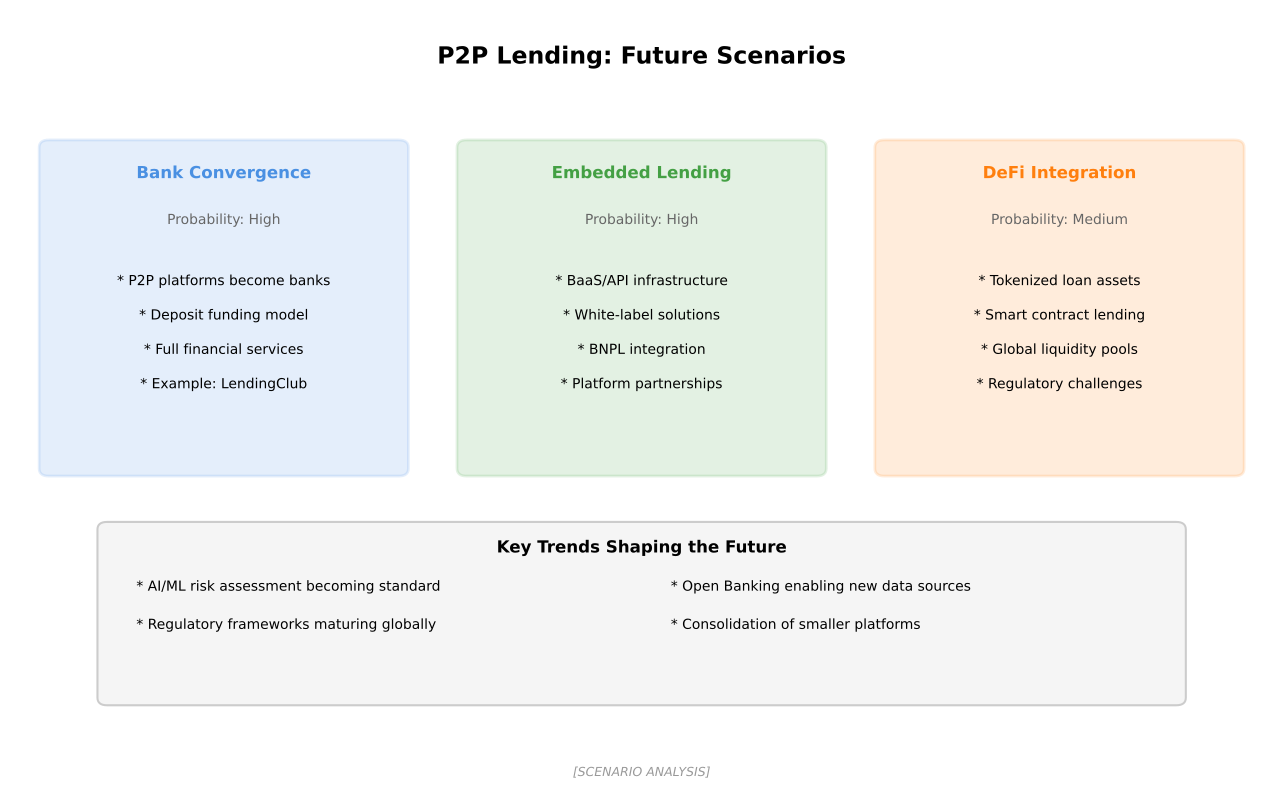

Reproduce this figure in Python.
"""
P2P Lending Future Scenarios
Shows potential future directions for P2P lending

Output: p2p_future_scenarios.pdf
Module: module_01_fintech
Lesson: 7 - P2P Lending
"""

from pathlib import Path
import matplotlib.pyplot as plt
import matplotlib.patches as mpatches
import numpy as np

CHART_METADATA = {
    'title': 'P2P Future Scenarios',
    'module': 'module_01_fintech',
    'lesson': 7,
    'url': 'https://github.com/Digital-AI-Finance/digital-finance/tree/main/module_01_fintech/figures/p2p_future_scenarios'
}

plt.rcParams.update({
    'font.size': 12,
    'axes.labelsize': 12,
})

def create_chart():
    """Create P2P future scenarios diagram"""
    fig, ax = plt.subplots(figsize=(13, 8))
    ax.set_xlim(0, 13)
    ax.set_ylim(0, 10)
    ax.axis('off')

    # Title
    ax.text(6.5, 9.3, 'P2P Lending: Future Scenarios', fontsize=17, fontweight='bold', ha='center')

    # Scenarios
    scenarios = [
        {
            'name': 'Bank Convergence',
            'x': 2.2, 'y': 6,
            'color': '#4A90E2',
            'prob': 'High',
            'details': ['P2P platforms become banks', 'Deposit funding model',
                       'Full financial services', 'Example: LendingClub'],
        },
        {
            'name': 'Embedded Lending',
            'x': 6.5, 'y': 6,
            'color': '#44A044',
            'prob': 'High',
            'details': ['BaaS/API infrastructure', 'White-label solutions',
                       'BNPL integration', 'Platform partnerships'],
        },
        {
            'name': 'DeFi Integration',
            'x': 10.8, 'y': 6,
            'color': '#FF7F0E',
            'prob': 'Medium',
            'details': ['Tokenized loan assets', 'Smart contract lending',
                       'Global liquidity pools', 'Regulatory challenges'],
        },
    ]

    for scenario in scenarios:
        # Box
        box = mpatches.FancyBboxPatch((scenario['x']-1.8, scenario['y']-2), 3.6, 4.2,
                                       boxstyle='round,pad=0.1',
                                       facecolor=scenario['color'], alpha=0.15,
                                       edgecolor=scenario['color'], lw=2)
        ax.add_patch(box)
        ax.text(scenario['x'], scenario['y']+1.8, scenario['name'], ha='center',
               fontsize=12, fontweight='bold', color=scenario['color'])
        ax.text(scenario['x'], scenario['y']+1.2, f"Probability: {scenario['prob']}", ha='center',
               fontsize=10, color='#666666')

        for i, detail in enumerate(scenario['details']):
            ax.text(scenario['x'], scenario['y']+0.4-i*0.45, f'* {detail}', ha='center', fontsize=10)

    # Key trends
    trends_box = mpatches.FancyBboxPatch((1, 1), 11, 2.2, boxstyle='round,pad=0.1',
                                          facecolor='#F5F5F5', edgecolor='#CCCCCC', lw=1.5)
    ax.add_patch(trends_box)
    ax.text(6.5, 2.9, 'Key Trends Shaping the Future', ha='center', fontsize=12, fontweight='bold')

    trends = [
        'AI/ML risk assessment becoming standard',
        'Open Banking enabling new data sources',
        'Regulatory frameworks maturing globally',
        'Consolidation of smaller platforms',
    ]
    for i, trend in enumerate(trends):
        ax.text(1.3 + (i % 2) * 5.5, 2.4 - (i // 2) * 0.5, f'* {trend}', fontsize=10)

    # Source
    fig.text(0.5, 0.02, '[SCENARIO ANALYSIS]',
            fontsize=9, ha='center', style='italic', color='#999999')

    plt.tight_layout()

    output_path = Path(__file__).parent / 'p2p_future_scenarios.pdf'
    plt.savefig(output_path, format='pdf', dpi=300, bbox_inches='tight')
    plt.close()
    print(f"Chart saved to: {output_path}")
    return output_path

if __name__ == '__main__':
    create_chart()
